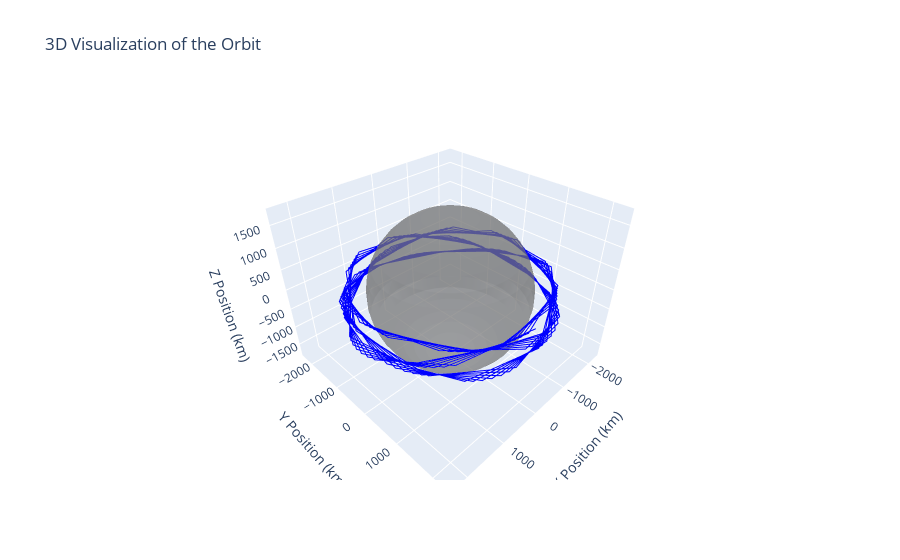

Here is the notebook cell this chart was saved with:
### Code cell
orbit_trace = go.Scatter3d(
    x=sol[:, 0],
    y=sol[:, 1],
    z=sol[:, 2],
    mode='lines',
    name='Orbit Trajectory',
    line=dict(color='blue', width=2)
)


# Create a sphere mesh
phi = np.linspace(0, np.pi, 20)
theta = np.linspace(0, 2 * np.pi, 40)
phi, theta = np.meshgrid(phi, theta)

x = RL * np.sin(phi) * np.cos(theta)
y = RL * np.sin(phi) * np.sin(theta)
z = RL * np.cos(phi)

sphere_trace = go.Surface(
    x=x,
    y=y,
    z=z,
    colorscale=[[0, 'grey'], [1, 'grey']],
    opacity=0.5,
    name='Central Body',
    showscale=False
)

layout = go.Layout(
    title='3D Visualization of the Orbit',
    scene=dict(
        xaxis_title='X Position (km)',
        yaxis_title='Y Position (km)',
        zaxis_title='Z Position (km)',
        aspectmode='data'  # Ensures equal scaling on all axes
    ),
    legend=dict(
        x=0,
        y=1
    )
)

fig = go.Figure(data=[orbit_trace, sphere_trace], layout=layout)

# Show the figure
fig.show()

### Figure 1 — Plotly figure (JSON) as saved in the notebook; plotly's stock layout.template omitted (floating-point values rounded to 4 significant figures; data arrays with more than 128 entries replaced by an {"elided": "..."} marker saying what was removed)
{"data": [{"line": {"color": "blue", "width": 2}, "mode": "lines", "name": "Orbit Trajectory", "type": "scatter3d", "x": {"elided": "183 float values"}, "y": {"elided": "183 float values"}, "z": {"elided": "183 float values"}}, {"colorscale": [[0, "grey"], [1, "grey"]], "name": "Central Body", "opacity": 0.5, "showscale": false, "type": "surface", "x": {"elided": "40x20 float values"}, "y": {"elided": "40x20 float values"}, "z": {"elided": "40x20 float values"}}], "layout": {"legend": {"x": 0, "y": 1}, "scene": {"aspectmode": "data", "xaxis": {"title": {"text": "X Position (km)"}}, "yaxis": {"title": {"text": "Y Position (km)"}}, "zaxis": {"title": {"text": "Z Position (km)"}}}, "title": {"text": "3D Visualization of the Orbit"}}}
